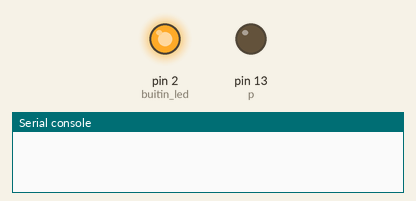
Simulated run of this program. Board: MicroPython board. On the bench: output pins drawn as LEDs (lit = HIGH), the last lines printed to the serial console.

Above: at 0.1 s.
At 0.8 s:
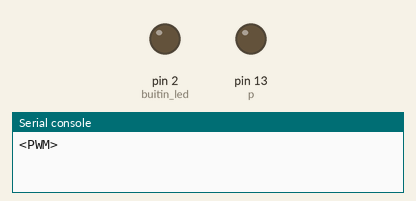
Timing chart, 0 to 2.3 s (numbered marks = the images above):
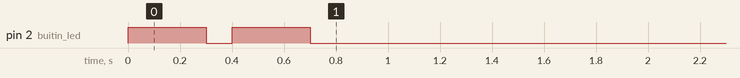

The program:

main.py
```python
from utime import sleep
from machine import Pin, PWM

# El pin 2 es un led azul

# Pin de Saludo
buitin_led = Pin(2, Pin.OUT)

buitin_led.on()                 # set pin to "on" (high) level
sleep(.3)
buitin_led.off()

sleep(.1)

buitin_led.on()                 # set pin to "on" (high) level
sleep(.3)
buitin_led.off()

# PWM
F_MIN = 500
F_MAX = 1000

f = F_MIN
delta_f = 1

p = PWM(Pin(13), f)
print(p)

while True:
    p.freq(f)

    sleep(10 / F_MIN)

    f += delta_f
    if f >= F_MAX or f <= F_MIN:
        delta_f = -delta_f
```
